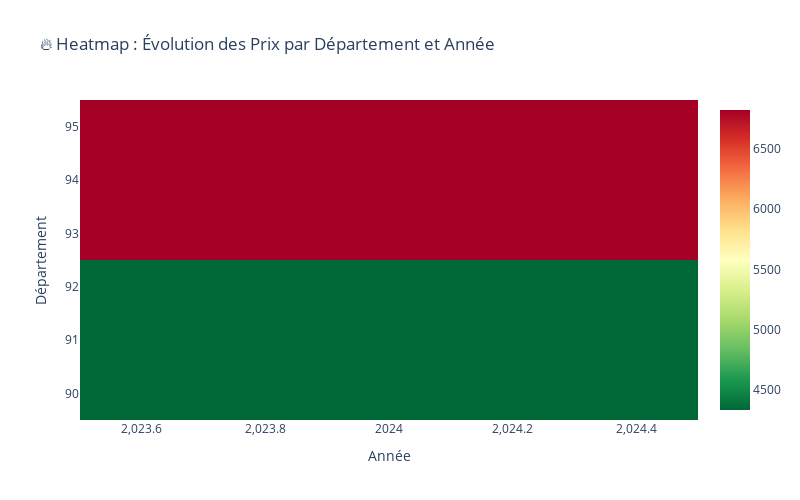

The notebook cell saved with this chart:
### Markdown cell above
## 7. 🗺️ Carte Interactive des Transactions (T026)

Visualisation géographique des transactions immobilières avec Folium et Plotly.

### Code cell
# T026 - Carte Interactive des Transactions
print("🎯 T026 - CARTE INTERACTIVE DES TRANSACTIONS")
print("=" * 50)

try:
    import folium
    from folium import plugins
    import plotly.express as px
    import plotly.graph_objects as go
    from plotly.subplots import make_subplots
    
    print("✅ Bibliothèques de cartographie importées")
    
    # Vérification de la disponibilité des coordonnées
    if 'latitude' in df.columns and 'longitude' in df.columns:
        # Données avec coordonnées géographiques
        df_geo = df.dropna(subset=['latitude', 'longitude'])
        print(f"📍 {len(df_geo):,} transactions avec coordonnées géographiques")
        
        if len(df_geo) > 0:
            # Échantillonnage pour optimiser l'affichage
            sample_size = min(1000, len(df_geo))
            df_map = df_geo.sample(sample_size)
            
            # 1. CARTE FOLIUM - Prix au m²
            print("\n🗺️ Création de la carte Folium...")
            
            # Centre de la carte (France métropolitaine)
            center_lat = df_map['latitude'].mean()
            center_lon = df_map['longitude'].mean()
            
            # Création de la carte
            m = folium.Map(
                location=[center_lat, center_lon],
                zoom_start=6,
                tiles='OpenStreetMap'
            )
            
            # Définition des couleurs selon le prix au m²
            def get_color(prix_m2):
                if prix_m2 < 2000:
                    return 'green'
                elif prix_m2 < 4000:
                    return 'yellow'
                elif prix_m2 < 6000:
                    return 'orange'
                else:
                    return 'red'
            
            # Ajout des marqueurs
            for _, row in df_map.iterrows():
                popup_text = f"""
                <b>{row['nom_commune']}</b><br>
                Département: {row['code_departement']}<br>
                Prix: {row['prix_m2']:,.0f}€/m²<br>
                Surface: {row['surface_reelle_bati']:.0f}m²<br>
                Valeur: {row['valeur_fonciere']:,.0f}€<br>
                Date: {row['date_mutation'].strftime('%Y-%m-%d')}
                """
                
                folium.CircleMarker(
                    location=[row['latitude'], row['longitude']],
                    radius=5,
                    popup=popup_text,
                    color=get_color(row['prix_m2']),
                    fill=True,
                    fillOpacity=0.7
                ).add_to(m)
            
            # Légende
            legend_html = '''
            <div style="position: fixed; 
                       bottom: 50px; left: 50px; width: 150px; height: 90px; 
                       background-color: white; border:2px solid grey; z-index:9999; 
                       font-size:14px;
                       ">
            <p><b>Prix au m²</b></p>
            <p><i class="fa fa-circle" style="color:green"></i> < 2000€</p>
            <p><i class="fa fa-circle" style="color:yellow"></i> 2000-4000€</p>
            <p><i class="fa fa-circle" style="color:orange"></i> 4000-6000€</p>
            <p><i class="fa fa-circle" style="color:red"></i> > 6000€</p>
            </div>
            '''
            m.get_root().html.add_child(folium.Element(legend_html))
            
            # Sauvegarde de la carte
            output_dir = Path('../outputs')
            output_dir.mkdir(exist_ok=True)
            map_file = output_dir / 'carte_interactive_transactions.html'
            m.save(str(map_file))
            print(f"✅ Carte Folium sauvegardée : {map_file}")
            
            # Affichage de la carte (si possible)
            try:
                display(m)
            except:
                print("📋 Carte créée - ouvrez le fichier HTML pour la visualiser")
            
        else:
            print("⚠️ Aucune transaction avec coordonnées valides")
    
    else:
        print("⚠️ Colonnes latitude/longitude non disponibles")
        print("🔄 Création d'une carte alternative par département...")
        
        # 2. CARTE PLOTLY ALTERNATIVE - Analyse par département
        dept_analysis_map = df.groupby('code_departement').agg({
            'prix_m2': 'mean',
            'valeur_fonciere': ['sum', 'count'],
            'surface_reelle_bati': 'mean'
        }).round(2)
        
        dept_analysis_map.columns = ['prix_m2_moyen', 'volume_total', 'nb_transactions', 'surface_moyenne']
        dept_analysis_map = dept_analysis_map.reset_index()
        
        # Création du graphique choroplèthe avec Plotly
        fig = go.Figure()
        
        # Graphique en barres horizontal par département
        fig.add_trace(go.Bar(
            y=dept_analysis_map['code_departement'],
            x=dept_analysis_map['prix_m2_moyen'],
            orientation='h',
            text=[f"{prix:.0f}€/m²" for prix in dept_analysis_map['prix_m2_moyen']],
            textposition="outside",
            marker=dict(
                color=dept_analysis_map['prix_m2_moyen'],
                colorscale='RdYlGn_r',
                showscale=True,
                colorbar=dict(title="Prix au m²")
            ),
            hovertemplate="<b>Département %{y}</b><br>" +
                         "Prix moyen: %{x:.0f}€/m²<br>" +
                         "Transactions: %{customdata[0]}<br>" +
                         "Volume total: %{customdata[1]:.0f}M€<extra></extra>",
            customdata=list(zip(dept_analysis_map['nb_transactions'], 
                               dept_analysis_map['volume_total']/1000000))
        ))
        
        fig.update_layout(
            title="🗺️ Carte des Prix Immobiliers par Département",
            xaxis_title="Prix Moyen au m² (€)",
            yaxis_title="Département",
            height=max(400, len(dept_analysis_map) * 25),
            width=1000,
            showlegend=False
        )
        
        fig.show()
        
        # Sauvegarde du graphique Plotly
        output_dir = Path('../outputs')
        plotly_file = output_dir / 'carte_departements_plotly.html'
        fig.write_html(str(plotly_file))
        print(f"✅ Graphique Plotly sauvegardé : {plotly_file}")
    
    # 3. HEATMAP PLOTLY - Évolution temporelle par département
    print("\n📊 Création de la heatmap temporelle...")
    
    # Préparation des données pour la heatmap
    temporal_heatmap = df.groupby(['code_departement', 'annee_mutation'])['prix_m2'].mean().reset_index()
    heatmap_pivot = temporal_heatmap.pivot(index='code_departement', 
                                          columns='annee_mutation', 
                                          values='prix_m2')
    
    # Création de la heatmap
    fig_heatmap = go.Figure(data=go.Heatmap(
        z=heatmap_pivot.values,
        x=heatmap_pivot.columns,
        y=heatmap_pivot.index,
        colorscale='RdYlGn_r',
        hovertemplate="Département: %{y}<br>" +
                     "Année: %{x}<br>" +
                     "Prix moyen: %{z:.0f}€/m²<extra></extra>"
    ))
    
    fig_heatmap.update_layout(
        title="🔥 Heatmap : Évolution des Prix par Département et Année",
        xaxis_title="Année",
        yaxis_title="Département",
        height=max(500, len(heatmap_pivot) * 30),
        width=800
    )
    
    fig_heatmap.show()
    
    # Sauvegarde de la heatmap
    heatmap_file = output_dir / 'heatmap_temporelle.html'
    fig_heatmap.write_html(str(heatmap_file))
    print(f"✅ Heatmap sauvegardée : {heatmap_file}")
    
    print("\n✅ T026 - Cartes interactives créées avec succès")
    
except ImportError as e:
    print(f"⚠️ Erreur d'import : {e}")
    print("💡 Installation requise :")
    print("   pip install folium plotly")
    print("\n🔄 Création d'une carte simple avec matplotlib...")
    
    # Carte de substitution avec matplotlib
    fig, ax = plt.subplots(figsize=(12, 8))
    
    # Graphique scatter par département
    dept_coords = {
        '75': (2.3522, 48.8566),  # Paris
        '92': (2.2069, 48.8247),  # Hauts-de-Seine
        '93': (2.4444, 48.9062),  # Seine-Saint-Denis
        '94': (2.4414, 48.7907),  # Val-de-Marne
        '91': (2.1736, 48.5265),  # Essonne
        '95': (2.0811, 49.0301),  # Val-d'Oise
        '77': (2.8623, 48.6114),  # Seine-et-Marne
        '78': (1.9968, 48.8048),  # Yvelines
    }
    
    # Analyse par département avec coordonnées simulées
    for dept, coords in dept_coords.items():
        dept_data = df[df['code_departement'] == dept]
        if len(dept_data) > 0:
            prix_moyen = dept_data['prix_m2'].mean()
            nb_trans = len(dept_data)
            
            # Taille proportionnelle au nombre de transactions
            size = min(1000, max(50, nb_trans / 10))
            
            scatter = ax.scatter(coords[0], coords[1], 
                               s=size, 
                               c=prix_moyen, 
                               cmap='RdYlGn_r',
                               alpha=0.7,
                               edgecolors='black')
            
            # Étiquette du département
            ax.annotate(f"{dept}\n{prix_moyen:.0f}€", 
                       (coords[0], coords[1]),
                       xytext=(5, 5), 
                       textcoords='offset points',
                       fontsize=8,
                       bbox=dict(boxstyle='round,pad=0.3', facecolor='white', alpha=0.7))
    
    ax.set_title("🗺️ Carte des Prix - Région Parisienne (Exemple)", fontsize=14, fontweight='bold')
    ax.set_xlabel("Longitude")
    ax.set_ylabel("Latitude")
    
    # Colorbar
    cbar = plt.colorbar(scatter, ax=ax)
    cbar.set_label('Prix au m² (€)')
    
    plt.tight_layout()
    plt.savefig('../outputs/carte_simple_matplotlib.png', dpi=300, bbox_inches='tight')
    plt.show()
    
    print("✅ Carte de substitution créée (matplotlib)")

print("\n🎯 CARTES DISPONIBLES :")
print("   📍 Carte interactive Folium (si coordonnées GPS)")
print("   📊 Graphique Plotly par département") 
print("   🔥 Heatmap temporelle")
print("   🗺️ Carte de substitution matplotlib")
print("\n💾 Fichiers exportés dans outputs/")

### Figure 1 — Plotly figure (JSON) as saved in the notebook; plotly's stock layout.template omitted (floating-point values rounded to 4 significant figures)
{"data": [{"colorscale": [[0, "rgb(0,104,55)"], [0.1, "rgb(26,152,80)"], [0.2, "rgb(102,189,99)"], [0.3, "rgb(166,217,106)"], [0.4, "rgb(217,239,139)"], [0.5, "rgb(255,255,191)"], [0.6, "rgb(254,224,139)"], [0.7, "rgb(253,174,97)"], [0.8, "rgb(244,109,67)"], [0.9, "rgb(215,48,39)"], [1, "rgb(165,0,38)"]], "hovertemplate": "Département: %{y}<br>Année: %{x}<br>Prix moyen: %{z:.0f}€/m²<extra></extra>", "type": "heatmap", "x": [2024], "y": [91.0, 94.0], "z": [[4330.0], [6825.0]]}], "layout": {"height": 500, "title": {"text": "🔥 Heatmap : Évolution des Prix par Département et Année"}, "width": 800, "xaxis": {"title": {"text": "Année"}}, "yaxis": {"title": {"text": "Département"}}}}
